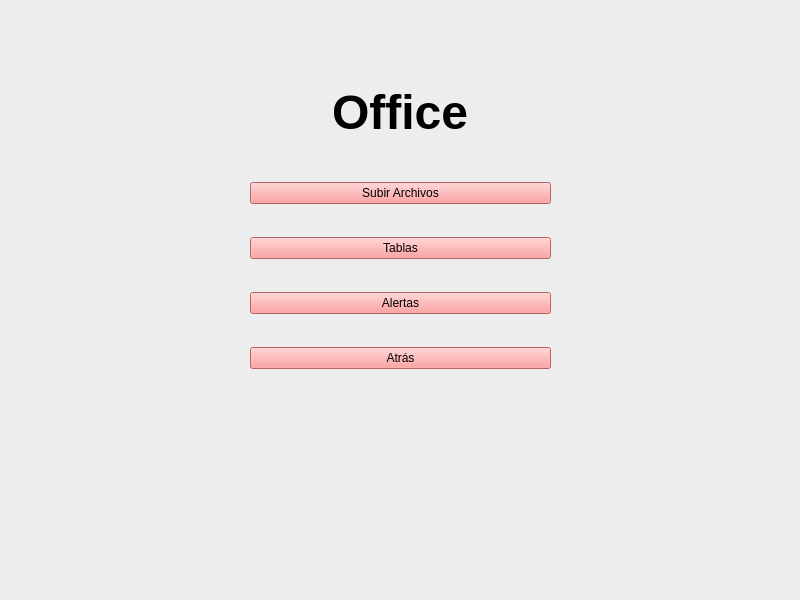
<?xml version="1.0" encoding="UTF-8"?>
<ui version="4.0">
 <class>MainWindow</class>
 <widget class="QMainWindow" name="MainWindow">
  <property name="geometry">
   <rect>
    <x>0</x>
    <y>0</y>
    <width>800</width>
    <height>600</height>
   </rect>
  </property>
  <property name="windowTitle">
   <string>Office - Inicio</string>
  </property>
  <widget class="QWidget" name="centralwidget">
   <widget class="QLabel" name="label">
    <property name="geometry">
     <rect>
      <x>340</x>
      <y>-40</y>
      <width>539</width>
      <height>262</height>
     </rect>
    </property>
    <property name="font">
     <font>
      <family>MS Reference Sans Serif</family>
      <pointsize>26</pointsize>
     </font>
    </property>
    <property name="text">
     <string>Office</string>
    </property>
   </widget>
   <widget class="QPushButton" name="pushButtonBack">
    <property name="geometry">
     <rect>
      <x>700</x>
      <y>20</y>
      <width>71</width>
      <height>51</height>
     </rect>
    </property>
    <property name="text">
     <string>Atrás</string>
    </property>
   </widget>
   <widget class="QWidget" name="widget" native="true">
    <property name="geometry">
     <rect>
      <x>0</x>
      <y>0</y>
      <width>800</width>
      <height>600</height>
     </rect>
    </property>
    <property name="styleSheet">
     <string notr="true">background-color: rgb(216, 217, 207);
background-color: rgb(237, 237, 237);</string>
    </property>
    <widget class="QWidget" name="verticalLayoutWidget">
     <property name="geometry">
      <rect>
       <x>0</x>
       <y>0</y>
       <width>801</width>
       <height>601</height>
      </rect>
     </property>
     <layout class="QVBoxLayout" name="verticalLayout">
      <property name="spacing">
       <number>1</number>
      </property>
      <property name="sizeConstraint">
       <enum>QLayout::SetDefaultConstraint</enum>
      </property>
      <property name="leftMargin">
       <number>250</number>
      </property>
      <property name="topMargin">
       <number>150</number>
      </property>
      <property name="rightMargin">
       <number>250</number>
      </property>
      <property name="bottomMargin">
       <number>200</number>
      </property>
      <item>
       <widget class="QPushButton" name="pushButtonSubirArchivos">
        <property name="styleSheet">
         <string notr="true">background-color: rgb(255, 135, 135);</string>
        </property>
        <property name="text">
         <string>Subir Archivos</string>
        </property>
       </widget>
      </item>
      <item>
       <widget class="QPushButton" name="pushButtonTablas">
        <property name="styleSheet">
         <string notr="true">background-color: rgb(255, 135, 135);</string>
        </property>
        <property name="text">
         <string>Tablas</string>
        </property>
       </widget>
      </item>
      <item>
       <widget class="QPushButton" name="pushButtonAlertas">
        <property name="styleSheet">
         <string notr="true">background-color: rgb(255, 135, 135);</string>
        </property>
        <property name="text">
         <string>Alertas</string>
        </property>
       </widget>
      </item>
      <item>
       <widget class="QPushButton" name="pushButtonAtras">
        <property name="styleSheet">
         <string notr="true">background-color: rgb(255, 135, 135);</string>
        </property>
        <property name="text">
         <string>Atrás</string>
        </property>
       </widget>
      </item>
     </layout>
    </widget>
    <widget class="QLabel" name="label_2">
     <property name="geometry">
      <rect>
       <x>250</x>
       <y>90</y>
       <width>300</width>
       <height>50</height>
      </rect>
     </property>
     <property name="font">
      <font>
       <pointsize>36</pointsize>
       <weight>75</weight>
       <bold>true</bold>
      </font>
     </property>
     <property name="text">
      <string>Office</string>
     </property>
     <property name="alignment">
      <set>Qt::AlignBottom|Qt::AlignHCenter</set>
     </property>
    </widget>
   </widget>
  </widget>
 </widget>
 <resources>
  <include location="../trendmicroinciorsc.qrc"/>
 </resources>
 <connections/>
</ui>
